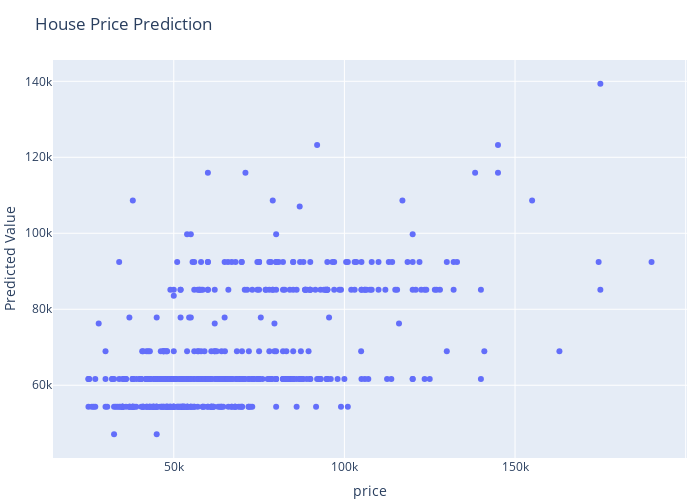

The cell this chart's notebook holds for it:
### Markdown cell above
**In the Tutorial Completion Document, describe your findings.**

Fit/train the model with the number of `bedrooms` and `bathrooms`. And then, predict the **house price** if the number of **bedrooms is three** and the number of **bathrooms is two**. Plot the actual and predicted values using Plotly.

<font color='red'>Note: You need to print the house price (single value) when bedrooms=3 and bathrooms=2</font>

### Code cell
import pandas as pd
import plotly.express as px
from sklearn.linear_model import LinearRegression

# Reading CSV file 
df = pd.read_csv('data/HousePrices.csv')

# Extracting the features (bedrooms and bathrooms) and target variable (price)
X = df[['bedrooms', 'bathrooms']]
y = df['price']

# Instantiating the model and fitting the data
model = LinearRegression()
model.fit(X, y)

# Creating a dataframe with the features to be predicted
new_data = pd.DataFrame({'bedrooms': [3], 'bathrooms': [2]})

# Predicting the price using the model and the new data
predicted_price = model.predict(new_data)

# Creating a scatter plot of the actual and predicted values
fig = px.scatter(df, 
                 x='price',
                 y=model.predict(X),
                 labels={'x': 'Actual Value', 'y': 'Predicted Value'})

fig.update_layout(title="House Price Prediction",
                  autosize=False, 
                  width=700, 
                  height=500, 
                  margin = dict(l=0, r=0, b=0))

fig.show()

### Figure 1 — Plotly figure (JSON) as saved in the notebook; plotly's stock layout.template omitted (floating-point values rounded to 4 significant figures; data arrays with more than 128 entries replaced by an {"elided": "..."} marker saying what was removed)
{"data": [{"hovertemplate": "price=%{x}<br>Predicted Value=%{y}<extra></extra>", "legendgroup": "", "marker": {"color": "#636efa", "symbol": "circle"}, "mode": "markers", "name": "", "orientation": "v", "showlegend": false, "type": "scatter", "x": {"elided": "546 int values"}, "xaxis": "x", "y": {"elided": "546 float values"}, "yaxis": "y"}], "layout": {"autosize": false, "height": 500, "legend": {"tracegroupgap": 0}, "margin": {"b": 0, "l": 0, "r": 0, "t": 60}, "title": {"text": "House Price Prediction"}, "width": 700, "xaxis": {"anchor": "y", "domain": [0, 1], "title": {"text": "price"}}, "yaxis": {"anchor": "x", "domain": [0, 1], "title": {"text": "Predicted Value"}}}}
